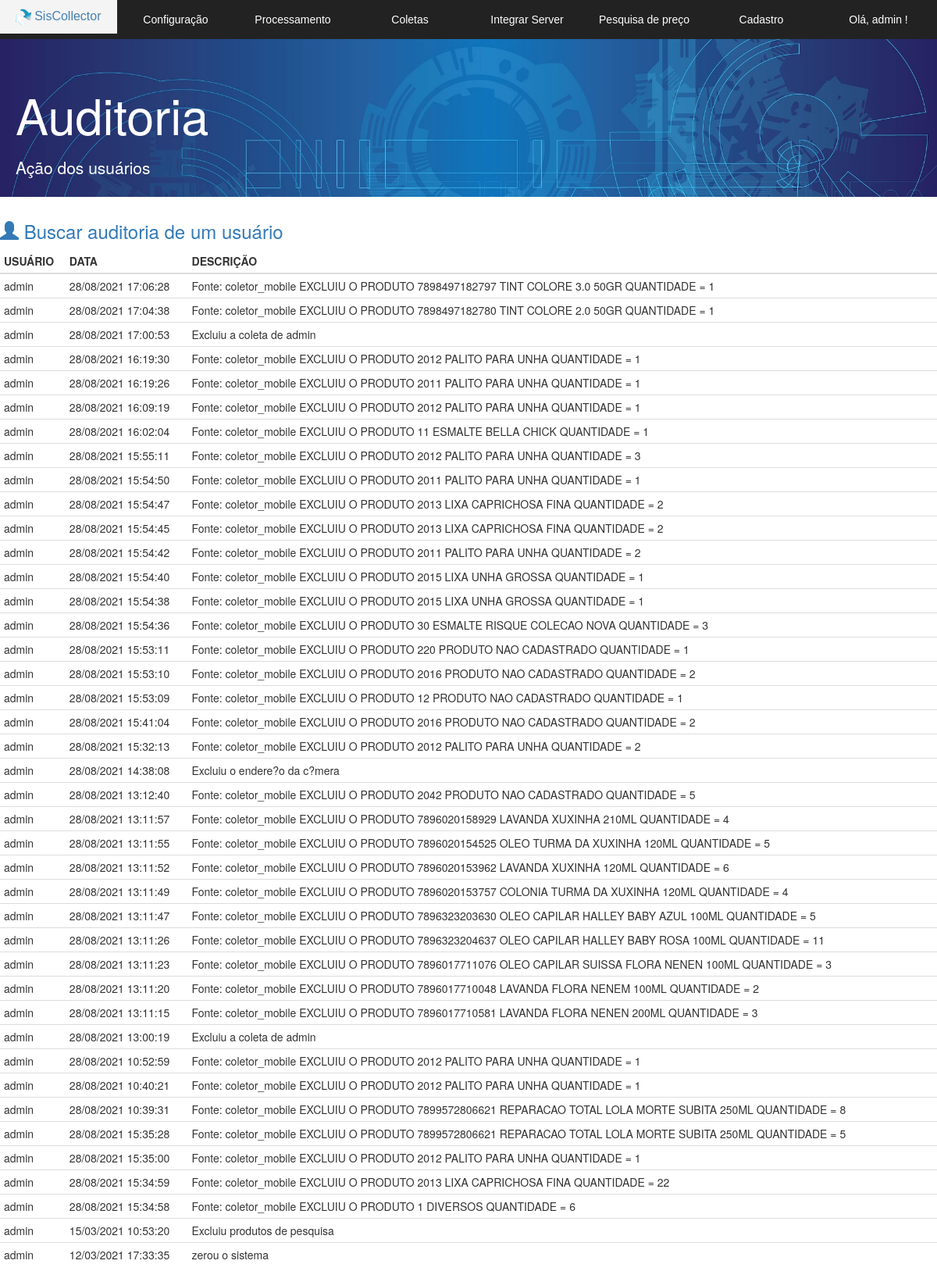
Page /coletor/v_listar_auditoria.php (signed in) on the committed database.
### tables this page shows
CREATE TABLE IF NOT EXISTS `auditoria` (
  `id` int(11) NOT NULL AUTO_INCREMENT,
  `usuario` varchar(255) DEFAULT NULL,
  `descricao` varchar(255) DEFAULT NULL,
  `data` datetime NOT NULL,
  PRIMARY KEY (`id`)
);

### coletor/v_listar_auditoria.php (the view, shortened to what this page needs)
<!DOCTYPE html>
<html lang="pt-br">
<head>
  <link href="bootstrap/css/bootstrap.min.css" rel="stylesheet">
  <link rel="stylesheet" href="css.css">
  <link rel="stylesheet" href="normalize.css">
</head>
<body>
	<section id="principal">
   <?php
   require 'v_cabecalho.php';
   ?>
   <section class="corpo">
    <div class="jumbotron jumbotron-fluid">
      <div class="container">
        <h1 class="display-4">Auditoria</h1>
        <p class="lead">Ação dos usuários</p>
      </div>
    </div>
    <h3> <a href="v_buscar_usuario.php" > <span class="glyphicon glyphicon-user" aria-hidden="true"></span> Buscar auditoria de um usuário </a></h3>
    <?php
    $listagem = mysqli_query($conexao,  "SELECT * FROM auditoria order by id desc");
    ?>
    <table class="table table-condensed">
     <thead >
      <tr class="table-primary">
        <th scope="col">USUÁRIO</th>
        <th scope="col">DATA</th>
        <th scope="col">DESCRIÇÃO</th>
      </tr>
    </thead>
    <tbody>
      <?php
      while($linha = mysqli_fetch_array($listagem)) {
      $data = $linha['data'];
      ?>
        <tr>
          <td> <?= $linha['usuario'] ?> </td>
          <td> <?php echo date('d/m/Y H:i:s', strtotime($data));  ?>  </td>
          <td> <?= utf8_encode($linha['descricao']);  ?> </td>
        </tr>
        <?php } ?>
      </tbody>
    </table>
  </section>
</section>
</body>
</html>

### coletor/css.css (style rules this page uses)
.jumbotron { padding-top: 70px; height: 18em; width: 100%; max-height: 50%; max-width: 100%; min-height: 20%; min-width: 30%; background-image: url("bg.jpg")!important; background-size: cover; color:#ffffff; }
.jumbotron h1 { margin-bottom: 0.3em; }
.jumbotron .container { margin-left:5px; }
a:link { text-decoration:none ; }

### rows in the picture
auditoria: usuario "admin", data "28/08/2021 17:06:28", descricao "Fonte: coletor_mobile EXCLUIU O PRODUTO 7898497182797 TINT COLORE 3.0 50GR QUANTIDADE = 1"
auditoria: usuario "admin", data "28/08/2021 17:04:38", descricao "Fonte: coletor_mobile EXCLUIU O PRODUTO 7898497182780 TINT COLORE 2.0 50GR QUANTIDADE = 1"
auditoria: usuario "admin", data "28/08/2021 17:00:53", descricao "Excluiu a coleta de admin"
auditoria: usuario "admin", data "28/08/2021 16:19:30", descricao "Fonte: coletor_mobile EXCLUIU O PRODUTO 2012 PALITO PARA UNHA QUANTIDADE = 1"
auditoria: usuario "admin", data "28/08/2021 16:19:26", descricao "Fonte: coletor_mobile EXCLUIU O PRODUTO 2011 PALITO PARA UNHA QUANTIDADE = 1"
auditoria: usuario "admin", data "28/08/2021 16:09:19", descricao "Fonte: coletor_mobile EXCLUIU O PRODUTO 2012 PALITO PARA UNHA QUANTIDADE = 1"
auditoria: usuario "admin", data "28/08/2021 16:02:04", descricao "Fonte: coletor_mobile EXCLUIU O PRODUTO 11 ESMALTE BELLA CHICK QUANTIDADE = 1"
auditoria: usuario "admin", data "28/08/2021 15:55:11", descricao "Fonte: coletor_mobile EXCLUIU O PRODUTO 2012 PALITO PARA UNHA QUANTIDADE = 3"
auditoria: usuario "admin", data "28/08/2021 15:54:50", descricao "Fonte: coletor_mobile EXCLUIU O PRODUTO 2011 PALITO PARA UNHA QUANTIDADE = 1"
auditoria: usuario "admin", data "28/08/2021 15:54:47", descricao "Fonte: coletor_mobile EXCLUIU O PRODUTO 2013 LIXA CAPRICHOSA FINA QUANTIDADE = 2"
auditoria: usuario "admin", data "28/08/2021 15:54:45", descricao "Fonte: coletor_mobile EXCLUIU O PRODUTO 2013 LIXA CAPRICHOSA FINA QUANTIDADE = 2"
auditoria: usuario "admin", data "28/08/2021 15:54:42", descricao "Fonte: coletor_mobile EXCLUIU O PRODUTO 2011 PALITO PARA UNHA QUANTIDADE = 2"
auditoria: usuario "admin", data "28/08/2021 15:54:40", descricao "Fonte: coletor_mobile EXCLUIU O PRODUTO 2015 LIXA UNHA GROSSA QUANTIDADE = 1"
auditoria: usuario "admin", data "28/08/2021 15:54:38", descricao "Fonte: coletor_mobile EXCLUIU O PRODUTO 2015 LIXA UNHA GROSSA QUANTIDADE = 1"
auditoria: usuario "admin", data "28/08/2021 15:54:36", descricao "Fonte: coletor_mobile EXCLUIU O PRODUTO 30 ESMALTE RISQUE COLECAO NOVA QUANTIDADE = 3"
auditoria: usuario "admin", data "28/08/2021 15:53:11", descricao "Fonte: coletor_mobile EXCLUIU O PRODUTO 220 PRODUTO NAO CADASTRADO QUANTIDADE = 1"
auditoria: usuario "admin", data "28/08/2021 15:53:10", descricao "Fonte: coletor_mobile EXCLUIU O PRODUTO 2016 PRODUTO NAO CADASTRADO QUANTIDADE = 2"
auditoria: usuario "admin", data "28/08/2021 15:53:09", descricao "Fonte: coletor_mobile EXCLUIU O PRODUTO 12 PRODUTO NAO CADASTRADO QUANTIDADE = 1"
auditoria: usuario "admin", data "28/08/2021 15:41:04", descricao "Fonte: coletor_mobile EXCLUIU O PRODUTO 2016 PRODUTO NAO CADASTRADO QUANTIDADE = 2"
auditoria: usuario "admin", data "28/08/2021 15:32:13", descricao "Fonte: coletor_mobile EXCLUIU O PRODUTO 2012 PALITO PARA UNHA QUANTIDADE = 2"
auditoria: usuario "admin", data "28/08/2021 14:38:08", descricao "Excluiu o endere?o da c?mera"
auditoria: usuario "admin", data "28/08/2021 13:12:40", descricao "Fonte: coletor_mobile EXCLUIU O PRODUTO 2042 PRODUTO NAO CADASTRADO QUANTIDADE = 5"
auditoria: usuario "admin", data "28/08/2021 13:11:57", descricao "Fonte: coletor_mobile EXCLUIU O PRODUTO 7896020158929 LAVANDA XUXINHA 210ML QUANTIDADE = 4"
auditoria: usuario "admin", data "28/08/2021 13:11:55", descricao "Fonte: coletor_mobile EXCLUIU O PRODUTO 7896020154525 OLEO TURMA DA XUXINHA 120ML QUANTIDADE = 5"
auditoria: usuario "admin", data "28/08/2021 13:11:52", descricao "Fonte: coletor_mobile EXCLUIU O PRODUTO 7896020153962 LAVANDA XUXINHA 120ML QUANTIDADE = 6"
auditoria: usuario "admin", data "28/08/2021 13:11:49", descricao "Fonte: coletor_mobile EXCLUIU O PRODUTO 7896020153757 COLONIA TURMA DA XUXINHA 120ML QUANTIDADE = 4"
auditoria: usuario "admin", data "28/08/2021 13:11:47", descricao "Fonte: coletor_mobile EXCLUIU O PRODUTO 7896323203630 OLEO CAPILAR HALLEY BABY AZUL 100ML QUANTIDADE = 5"
auditoria: usuario "admin", data "28/08/2021 13:11:26", descricao "Fonte: coletor_mobile EXCLUIU O PRODUTO 7896323204637 OLEO CAPILAR HALLEY BABY ROSA 100ML QUANTIDADE = 11"
auditoria: usuario "admin", data "28/08/2021 13:11:23", descricao "Fonte: coletor_mobile EXCLUIU O PRODUTO 7896017711076 OLEO CAPILAR SUISSA FLORA NENEN 100ML QUANTIDADE = 3"
auditoria: usuario "admin", data "28/08/2021 13:11:20", descricao "Fonte: coletor_mobile EXCLUIU O PRODUTO 7896017710048 LAVANDA FLORA NENEM 100ML QUANTIDADE = 2"
auditoria: usuario "admin", data "28/08/2021 13:11:15", descricao "Fonte: coletor_mobile EXCLUIU O PRODUTO 7896017710581 LAVANDA FLORA NENEN 200ML QUANTIDADE = 3"
auditoria: usuario "admin", data "28/08/2021 13:00:19", descricao "Excluiu a coleta de admin"
auditoria: usuario "admin", data "28/08/2021 10:52:59", descricao "Fonte: coletor_mobile EXCLUIU O PRODUTO 2012 PALITO PARA UNHA QUANTIDADE = 1"
auditoria: usuario "admin", data "28/08/2021 10:40:21", descricao "Fonte: coletor_mobile EXCLUIU O PRODUTO 2012 PALITO PARA UNHA QUANTIDADE = 1"
auditoria: usuario "admin", data "28/08/2021 10:39:31", descricao "Fonte: coletor_mobile EXCLUIU O PRODUTO 7899572806621 REPARACAO TOTAL LOLA MORTE SUBITA 250ML QUANTIDADE = 8"
auditoria: usuario "admin", data "28/08/2021 15:35:28", descricao "Fonte: coletor_mobile EXCLUIU O PRODUTO 7899572806621 REPARACAO TOTAL LOLA MORTE SUBITA 250ML QUANTIDADE = 5"
auditoria: usuario "admin", data "28/08/2021 15:35:00", descricao "Fonte: coletor_mobile EXCLUIU O PRODUTO 2012 PALITO PARA UNHA QUANTIDADE = 1"
auditoria: usuario "admin", data "28/08/2021 15:34:59", descricao "Fonte: coletor_mobile EXCLUIU O PRODUTO 2013 LIXA CAPRICHOSA FINA QUANTIDADE = 22"
auditoria: usuario "admin", data "28/08/2021 15:34:58", descricao "Fonte: coletor_mobile EXCLUIU O PRODUTO 1 DIVERSOS QUANTIDADE = 6"
auditoria: usuario "admin", data "15/03/2021 10:53:20", descricao "Excluiu produtos de pesquisa"
auditoria: usuario "admin", data "12/03/2021 17:33:35", descricao "zerou o sistema"

### other values in the picture
$usuario "admin"
